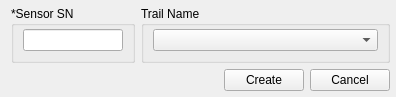
<?xml version="1.0" encoding="UTF-8"?>
<ui version="4.0">
 <class>NewSensor</class>
 <widget class="QWidget" name="NewSensor">
  <property name="geometry">
   <rect>
    <x>0</x>
    <y>0</y>
    <width>396</width>
    <height>93</height>
   </rect>
  </property>
  <property name="sizePolicy">
   <sizepolicy hsizetype="Minimum" vsizetype="Minimum">
    <horstretch>0</horstretch>
    <verstretch>0</verstretch>
   </sizepolicy>
  </property>
  <property name="windowTitle">
   <string>Create a New Sensor</string>
  </property>
  <layout class="QGridLayout" name="gridLayout">
   <property name="sizeConstraint">
    <enum>QLayout::SetMinimumSize</enum>
   </property>
   <property name="topMargin">
    <number>6</number>
   </property>
   <property name="rightMargin">
    <number>6</number>
   </property>
   <property name="bottomMargin">
    <number>6</number>
   </property>
   <item row="0" column="0">
    <layout class="QHBoxLayout" name="horizontalLayout_2" stretch="1,2">
     <item>
      <widget class="QGroupBox" name="groupBox">
       <property name="title">
        <string>*Sensor SN</string>
       </property>
       <layout class="QGridLayout" name="gridLayout_2">
        <property name="leftMargin">
         <number>9</number>
        </property>
        <property name="topMargin">
         <number>3</number>
        </property>
        <property name="rightMargin">
         <number>9</number>
        </property>
        <property name="bottomMargin">
         <number>9</number>
        </property>
        <property name="verticalSpacing">
         <number>6</number>
        </property>
        <item row="0" column="0">
         <widget class="QLineEdit" name="NameEdit">
          <property name="minimumSize">
           <size>
            <width>100</width>
            <height>0</height>
           </size>
          </property>
          <property name="text">
           <string/>
          </property>
          <property name="maxLength">
           <number>12</number>
          </property>
         </widget>
        </item>
       </layout>
      </widget>
     </item>
     <item>
      <widget class="QGroupBox" name="groupBox_2">
       <property name="title">
        <string>Trail Name</string>
       </property>
       <layout class="QGridLayout" name="gridLayout_3">
        <property name="topMargin">
         <number>3</number>
        </property>
        <property name="bottomMargin">
         <number>9</number>
        </property>
        <item row="0" column="0">
         <widget class="QComboBox" name="comboBox">
          <property name="editable">
           <bool>false</bool>
          </property>
          <property name="currentText">
           <string/>
          </property>
         </widget>
        </item>
       </layout>
      </widget>
     </item>
    </layout>
   </item>
   <item row="1" column="0">
    <layout class="QHBoxLayout" name="horizontalLayout">
     <property name="sizeConstraint">
      <enum>QLayout::SetDefaultConstraint</enum>
     </property>
     <item>
      <spacer name="horizontalSpacer">
       <property name="orientation">
        <enum>Qt::Horizontal</enum>
       </property>
       <property name="sizeHint" stdset="0">
        <size>
         <width>40</width>
         <height>20</height>
        </size>
       </property>
      </spacer>
     </item>
     <item>
      <widget class="QPushButton" name="Create">
       <property name="text">
        <string>Create</string>
       </property>
      </widget>
     </item>
     <item>
      <widget class="QPushButton" name="Cancel">
       <property name="text">
        <string>Cancel</string>
       </property>
      </widget>
     </item>
    </layout>
   </item>
  </layout>
 </widget>
 <resources/>
 <connections/>
</ui>
